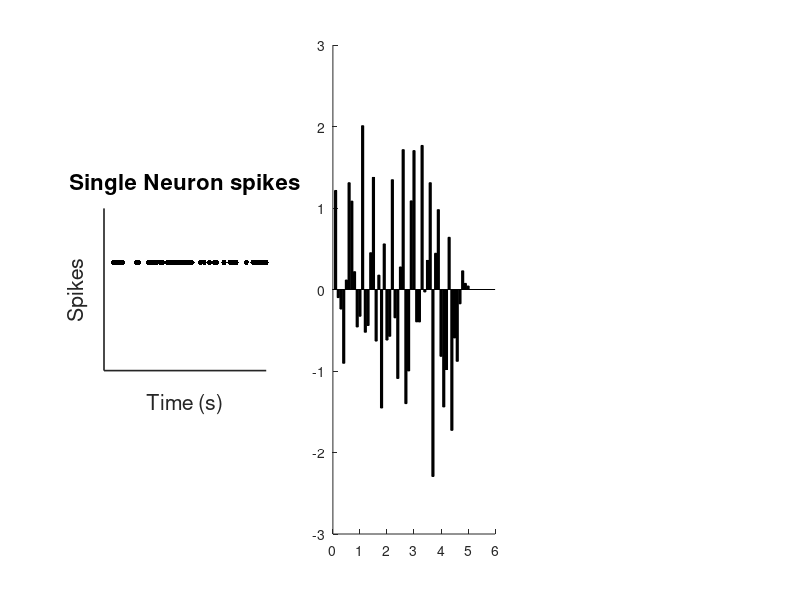

The MATLAB script that drew this image: (Note: this script raises an error after producing the figure.)
close all; clear; clc;

%% Parameters
mu = 0; 
sigma = 1; 
numBins = 50;      % number of time bins
binWidth = 0.1;    % seconds per bin
maxRate = 20;      % spikes/s

%% Generate posterior samples (firing rate per bin)
samples = mu + sigma*randn(numBins,1);
rates = maxRate * exp(-0.5*((samples-mu)/sigma).^2); % Gaussian tuning

%% Generate spike times (inhomogeneous Poisson)
spikeTimes = [];
for b = 1:numBins
    nSpikes = poissrnd(rates(b)*binWidth);
    spikeTimes = [spikeTimes, b*binWidth + rand(1,nSpikes)*binWidth];
end

%% Figure
figure('Color','w','Position',[100 100 1000 300]);

%% 1) Spike raster
subplot(1,3,1); hold on;
plot(spikeTimes, ones(size(spikeTimes)), 'k.', 'MarkerSize',12);
xlabel('Time (s)','FontSize',16);
ylabel('Spikes','FontSize',16);
xlim([0 numBins*binWidth]);
ylim([0 1.5]);
set(gca,'XTick',[],'YTick',[],'LineWidth',1.2,'FontSize',14);
box off;
axis square;

%% Add axis arrows for raster
% quiver(0,0, numBins*binWidth,0,0,'k','LineWidth',1.5,'MaxHeadSize',0.2);
% quiver(0,0,0,1.2,0,'k','LineWidth',1.5,'MaxHeadSize',0.2);

title('Single Neuron spikes','FontSize',16);

%% 2) Firing rate / samples
subplot(1,3,2); hold on;
bar((1:numBins)*binWidth, samples, 'FaceColor',[0 0 0], ...
    'FaceAlpha',0.2, 'EdgeColor','k', 'LineWidth',1.2);
xlabel('Time (s)','FontSize',16);
ylabel('Firing rate','FontSize',16);
xlim([0 numBins*binWidth]);
ylim([min(samples)-0.5 max(samples)+0.5]);
set(gca,'XTick',[],'YTick',[],'LineWidth',1.2,'FontSize',14);
box off;
axis square;

% Axis arrows
% quiver(0,0, numBins*binWidth,0,0,'k','LineWidth',1.5,'MaxHeadSize',0.2);
% quiver(0,min(samples)-0.5,0,max(samples)+1,0,'k','LineWidth',1.5,'MaxHeadSize',0.2);

title('Firing rate = sample','FontSize',16);

%% 3) Histogram → posterior
subplot(1,3,3); hold on;
histogram(samples,'Normalization','pdf','FaceColor',[0.2 0.2 0.2], ...
    'EdgeColor','none','FaceAlpha',0.5,'BinWidth',0.4);
xplot = linspace(min(samples)-1,max(samples)+1,200);
% plot(xplot,normpdf(xplot,mu,sigma),'r-','LineWidth',2);
xlabel('Firing rate','FontSize',16);
ylabel('Frequency','FontSize',16);
set(gca,'XTick',[],'YTick',[],'LineWidth',1.2,'FontSize',14);
box off;
axis square;
% quiver(min(samples)-1,0,max(samples)-min(samples)+2,0,0,'k','LineWidth',1.5,'MaxHeadSize',0.2);
% quiver(0,0,0,max(normpdf(xplot,mu,sigma))+0.1,0,'k','LineWidth',1.5,'MaxHeadSize',0.2);

% title('Firing rate distribution → Posterior','FontSize',16);
